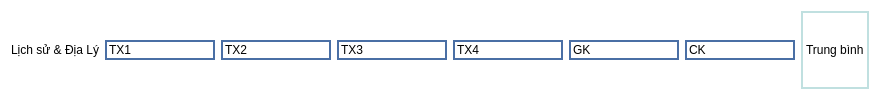
                        <widget class="QWidget" name="widget_29" native="true">
                         <property name="styleSheet">
                          <string notr="true">background-color: rgb(255, 255, 255);</string>
                         </property>
                         <layout class="QHBoxLayout" name="horizontalLayout_20">
                          <item>
                           <widget class="QLabel" name="label_26">
                            <property name="text">
                             <string>Lịch sử &amp; Địa Lý</string>
                            </property>
                           </widget>
                          </item>
                          <item>
                           <widget class="QLineEdit" name="lineEdit_100">
                            <property name="styleSheet">
                             <string notr="true">border: 2px solid #4A6FA5;</string>
                            </property>
                            <property name="text">
                             <string>TX1</string>
                            </property>
                           </widget>
                          </item>
                          <item>
                           <widget class="QLineEdit" name="lineEdit_101">
                            <property name="styleSheet">
                             <string notr="true">border: 2px solid #4A6FA5;</string>
                            </property>
                            <property name="text">
                             <string>TX2</string>
                            </property>
                           </widget>
                          </item>
                          <item>
                           <widget class="QLineEdit" name="lineEdit_102">
                            <property name="styleSheet">
                             <string notr="true">border: 2px solid #4A6FA5;</string>
                            </property>
                            <property name="text">
                             <string>TX3</string>
                            </property>
                           </widget>
                          </item>
                          <item>
                           <widget class="QLineEdit" name="lineEdit_103">
                            <property name="styleSheet">
                             <string notr="true">border: 2px solid #4A6FA5;</string>
                            </property>
                            <property name="text">
                             <string>TX4</string>
                            </property>
                           </widget>
                          </item>
                          <item>
                           <widget class="QLineEdit" name="lineEdit_104">
                            <property name="styleSheet">
                             <string notr="true">border: 2px solid #4A6FA5;</string>
                            </property>
                            <property name="text">
                             <string>GK</string>
                            </property>
                           </widget>
                          </item>
                          <item>
                           <widget class="QLineEdit" name="lineEdit_105">
                            <property name="styleSheet">
                             <string notr="true">border: 2px solid #4A6FA5;</string>
                            </property>
                            <property name="text">
                             <string>CK</string>
                            </property>
                           </widget>
                          </item>
                          <item>
                           <widget class="QLabel" name="label_65">
                            <property name="styleSheet">
                             <string notr="true">border: 2px solid #C0E0E0;</string>
                            </property>
                            <property name="text">
                             <string>Trung bình</string>
                            </property>
                           </widget>
                          </item>
                         </layout>
                        </widget>
